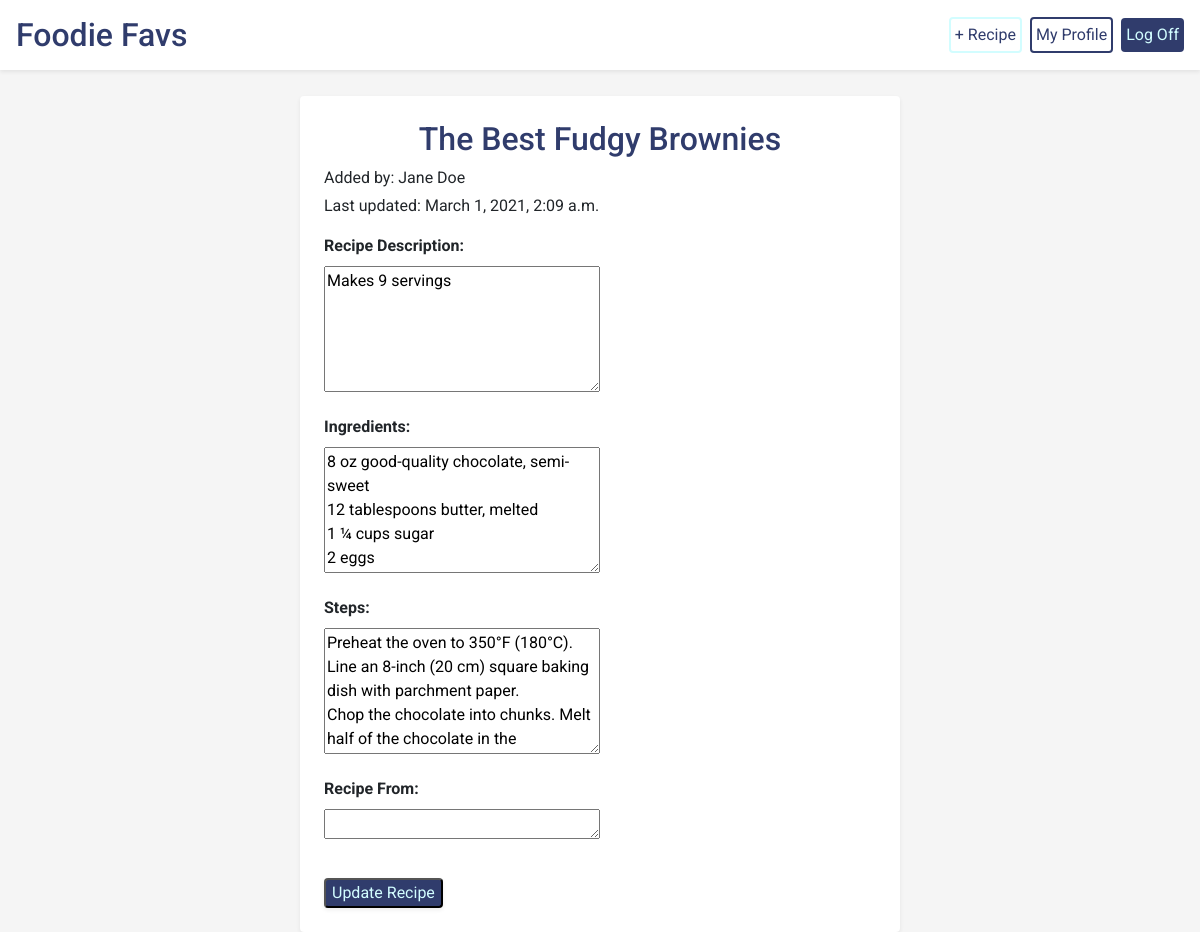
/home/edit_4 (signed in), run on an earlier commit of the app's database.
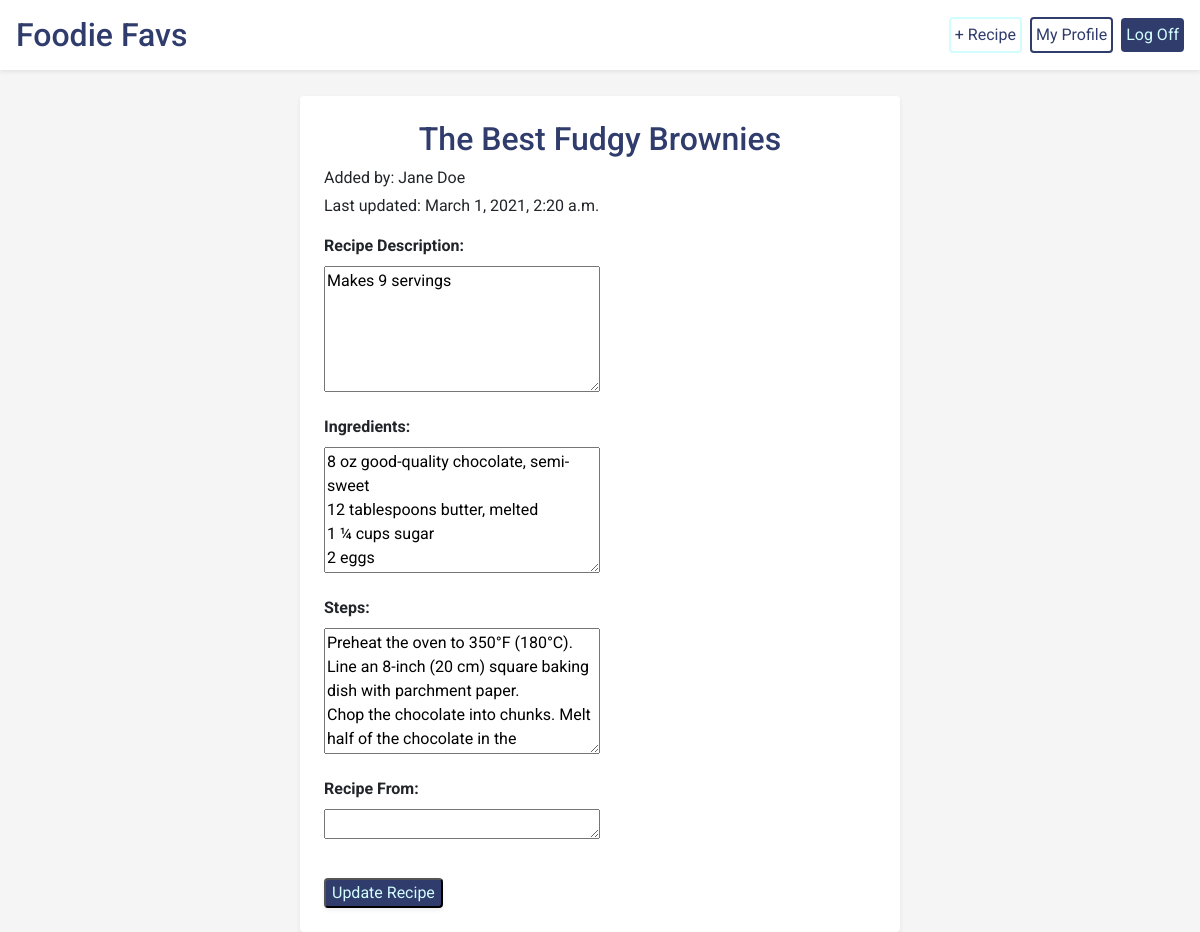
And on a later commit of the database.
### foodie_app/models.py (models this page shows)
class Recipe(models.Model):
    name = models.CharField(max_length=255)
    desc = models.CharField(max_length=255, default="")
    ingredients = models.TextField(default="")
    steps = models.TextField(default="")
    creator = models.ForeignKey(User, related_name="users", on_delete=models.CASCADE, default=1)
    source = models.CharField(max_length=255, default="")
    users_who_favorite = models.ManyToManyField(User, related_name="favorite_recipes", default=0)
    created_at = models.DateTimeField(auto_now_add=True)
    updated_at = models.DateTimeField(auto_now=True)
    objects = RecipeManager()

### login/models.py (models this page shows)
class User(models.Model):
    first_name = models.CharField(max_length=255)
    last_name = models.CharField(max_length=255)
    email = models.EmailField()
    password = models.CharField(max_length=255)
    followers = models.ManyToManyField("self", blank=True)
    created_at = models.DateTimeField(auto_now_add=True)
    updated_at = models.DateTimeField(auto_now=True)
    objects = UserManager()

### foodie_app/views.py (the view)
# urls.py: path('edit_<int:recipe_id>', views.edit_recipe),
def edit_recipe(request, recipe_id):
    if 'userid' in request.session:
        context = {
            "user": User.objects.get(id=request.session['userid']),
            "recipe": Recipe.objects.get(id=recipe_id)
        }
        return render(request, 'edit_recipe.html', context)

### foodie_app/templates/edit_recipe.html (shortened to what this page needs)
<!DOCTYPE html>
<html lang="en">
<head>
    <link rel="stylesheet" href="https://stackpath.bootstrapcdn.com/bootstrap/4.5.2/css/bootstrap.min.css"
>
    {% load static %}
    <link rel="stylesheet" href="{% static 'css/style.css' %}">
</head>
<body class="body">
    <header id="header" class="bg-white d-flex p-3 align-items-center shadow-sm mt-0">
        <h2 class="pr-5 mb-0"><a href="/home" class="home">Foodie Favs</a></h2>
        <a href="/home/new_recipe" class="new-recipe p-1 rounded ml-auto mr-2">+ Recipe</a>
        <a href="/home/{{user.id}}" class="icon rounded p-1">My Profile</a>
        <a href="/home/log_off" class="btn ml-2 p-1" id="log-off">Log Off</a>
    </header>
    <div class="pt-5"></div>
    <div class="w-50 shadow-sm mt-5 p-4 ml-auto mr-auto rounded recipe-card">
        <h2 class="text-center">{{recipe.name}}</h2>
        <p class="mb-1">Added by: {{recipe.creator.first_name}} {{recipe.creator.last_name}}</p>
        <p>Last updated: {{recipe.updated_at}}</p>
        <form action="/home/{{recipe.id}}/edit" method="POST" id="edit-recipe-form">
            <div class="form-group">
                <label class="label font-weight-bold" for="desc">Recipe Description:</label>
                <br>
                <textarea name="desc" id="desc" cols="30" rows="5" class="w-50">{{recipe.desc}}</textarea>
            </div>
            <div class="form-group">
                <label class="label font-weight-bold" for="ingredients">Ingredients:</label>
                <br>
                <textarea name="ingredients" id="ingredients" cols="30" rows="5"
                    class="w-50">{{recipe.ingredients}}</textarea>
            </div>
            <div class="form-group">
                <label class="label font-weight-bold" for="steps">Steps:</label>
                <br>
                <textarea name="steps" id="steps" cols="30" rows="5" class="w-50">{{recipe.steps}}</textarea>
            </div>
            <div class="form-group">
                <label class="label font-weight-bold" for="source">Recipe From:</label>
                <br>
                <textarea name="source" id="source" cols="45" rows="1" class="w-50">{{recipe.source}}</textarea>
            </div>
            <input class="mt-3 edit-recipe rounded shadow-sm" type="submit" name="submit" id="submit"
                value="Update Recipe">
        </form>
    </div>
</body>
</html>

What changed in the data, as far as the page shows it:
changed Recipe "The Best Fudgy Brownies": updated_at "March 1, 2021, 2:09 a.m." → "March 1, 2021, 2:20 a.m."
